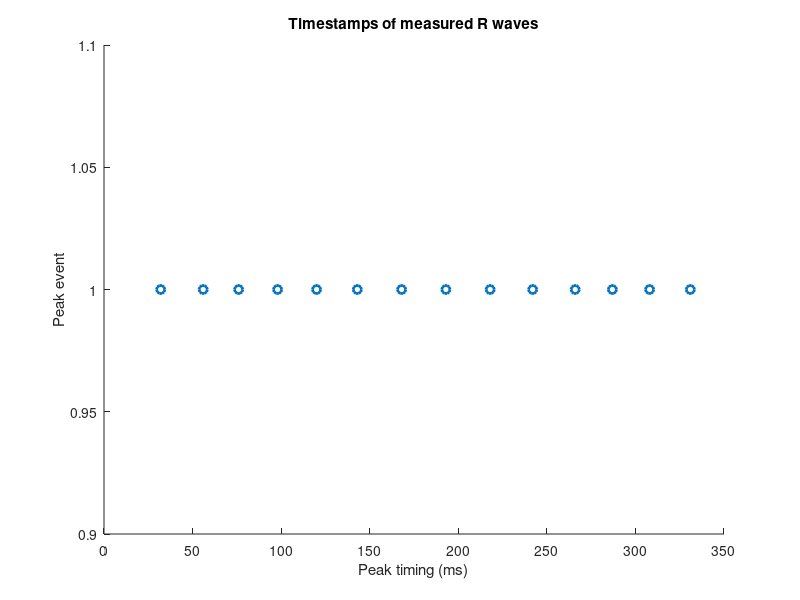

This chart was generated by the following MATLAB code:
% Visualize exported RR timestamps
%%
close all; clear all;
% load RR timestamps
RR_timestamps=csvread("RR_timestamps_2.csv");
peak_marker=ones(size(RR_timestamps));


figure(1);
scatter(RR_timestamps, peak_marker, 'LineWidth', 2);
title("Timestamps of measured R waves");
xlabel("Peak timing (ms)");
ylabel("Peak event");